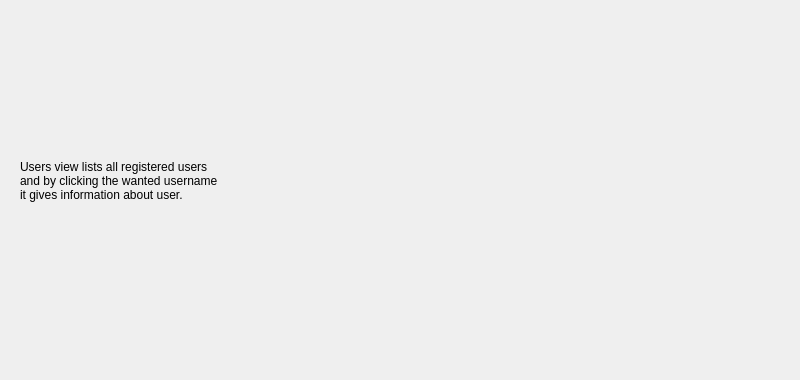
<?xml version="1.0" encoding="UTF-8"?>
<ui version="4.0">
 <class>HelpUsersDialog</class>
 <widget class="QDialog" name="HelpUsersDialog">
  <property name="geometry">
   <rect>
    <x>0</x>
    <y>0</y>
    <width>800</width>
    <height>380</height>
   </rect>
  </property>
  <property name="windowTitle">
   <string>Help for users view </string>
  </property>
  <widget class="QLabel" name="labelInfo1">
   <property name="geometry">
    <rect>
     <x>20</x>
     <y>20</y>
     <width>431</width>
     <height>321</height>
    </rect>
   </property>
   <property name="text">
    <string>Users view lists all registered users
and by clicking the wanted username
it gives information about user. </string>
   </property>
  </widget>
  <widget class="QLabel" name="labelUsersPic">
   <property name="geometry">
    <rect>
     <x>490</x>
     <y>80</y>
     <width>291</width>
     <height>211</height>
    </rect>
   </property>
   <property name="text">
    <string/>
   </property>
   <property name="pixmap">
    <pixmap resource="graphics.qrc">:/new/prefix1/Graphics/userspic.png</pixmap>
   </property>
   <property name="scaledContents">
    <bool>true</bool>
   </property>
   <property name="textInteractionFlags">
    <set>Qt::LinksAccessibleByMouse</set>
   </property>
  </widget>
 </widget>
 <resources>
  <include location="graphics.qrc"/>
 </resources>
 <connections/>
</ui>
